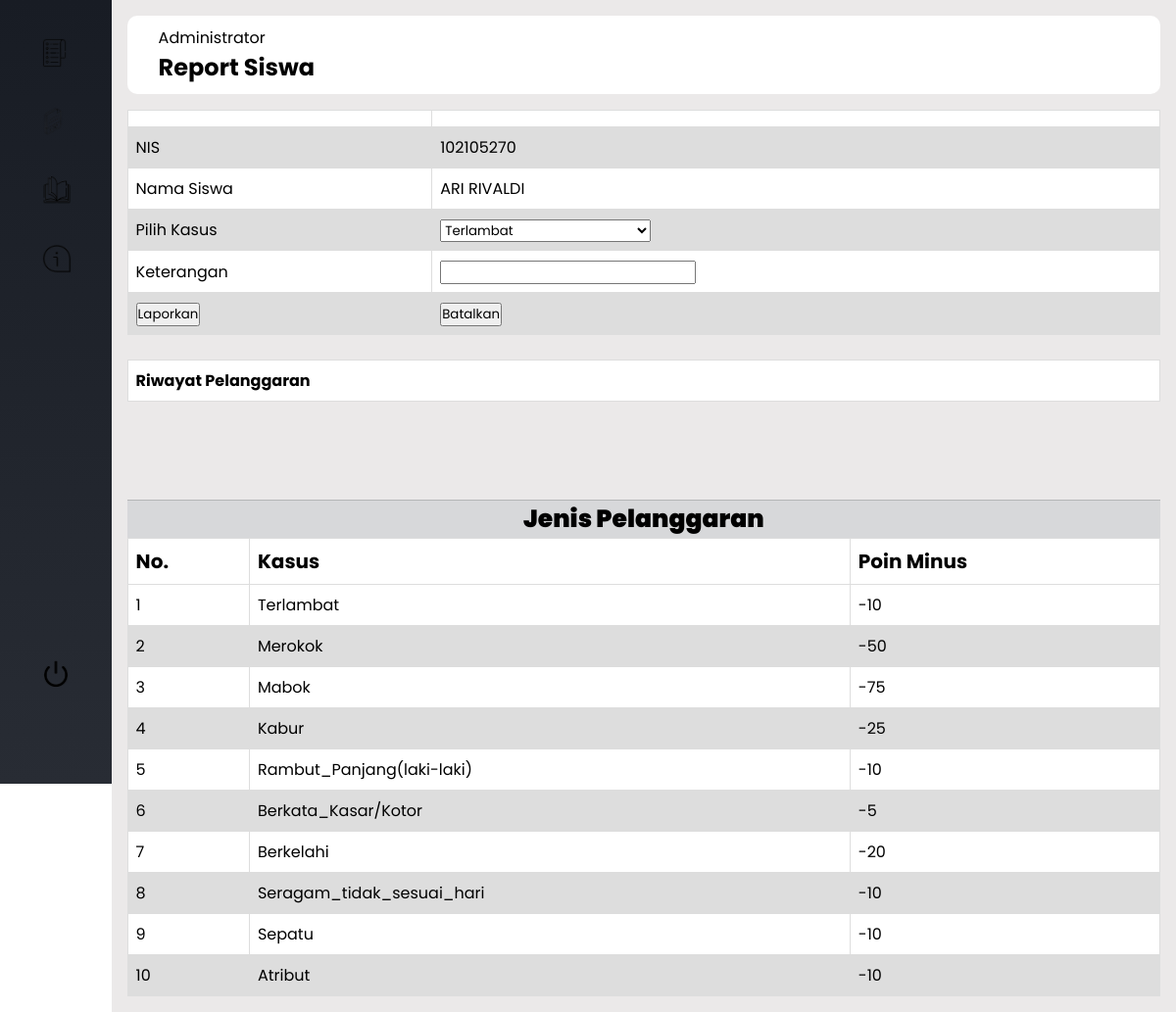
/proses-kasus.php?id=102105270 (signed in), run on the app's committed database.
### tables this page shows
CREATE TABLE `siswa` (
  `nis` int(11) NOT NULL,
  `password` varchar(20) NOT NULL,
  `nama` varchar(100) NOT NULL,
  `tingkat` int(2) NOT NULL,
  `jurusan` varchar(30) NOT NULL,
  `kelas` varchar(2) NOT NULL,
  `jenis_kelamin` enum('L','P') NOT NULL,
  `poin` int(5) NOT NULL,
  `role` int(1) NOT NULL
);

CREATE TABLE `tb_kasus` (
  `id_kasus` int(3) NOT NULL,
  `jenis_kasus` varchar(50) NOT NULL,
  `poin` int(11) NOT NULL
);

### proses-kasus.php (the view, shortened to what this page needs)
<?php
include "koneksi.php";
$id=$_GET['id'];
$sql=mysqli_query($conn, "SELECT * FROM siswa WHERE nis=$id");
$sql_kasus=mysqli_query($conn, "SELECT * FROM tb_kasus");
?>
<!DOCTYPE html>
<html lang="en">
<head>
    <link rel="stylesheet" href="side-ui.css">
  <link rel="stylesheet" href="https://cdnjs.cloudflare.com/ajax/libs/
  font-awesome/6.4.0/css/all.min.css">
</head>
<body>
<div class="sidebar">
        <div class="logo"></div>
        <ul class="menu">
            <li>
                <a href="admin-buksak.php">
                    <img src="img/list.png" alt="" style="width: 30px; height: 30px;">
                </a>
            </li>
            <li>
                <a href="data-kasus.php">
                    <img src="img/log.png" alt="" style="width: 33px; height: 30px;">
                </a>
            </li>
            <li>
                <a href="pedoman.php">
                    <img src="img/pedoman.png" alt="" style="width: 30px; height: 30px;">
                </a>
            </li>
            <li>
                <a href="credit-buksak.php">
                    <img src="img/about.png" alt="" style="width: 30px; height: 30px;">
                </a>
            </li>
            <li class="logout">
                <a href="index.php">
                    <img src="img/logout.png" alt="" style="width: 30px; height: 30px;">
                </a>
            </li>
        </ul>
    </div>
    <div class="main--content">
        <div class="header--wrapper">
            <div class="header--title">
                <span>Administrator</span>
                <h2>Report Siswa</h2>
            </div>
        </div>
<div>
<form action="proses.php" method="POST">
    <table>
    <tr>
                <td></td>
                <td><input type="hidden" name="id" value=<?=$id?>></td>
            </tr>
    <tr>
            <td>NIS</td>
            <td><?php foreach ($sql as $nama) :?><?=$nama["nis"]; ?><?php endforeach;?></td>
        </tr>
        <tr>
            <td>Nama Siswa</td>
            <td><?php foreach ($sql as $nama) :?><?=$nama["nama"]; ?><?php endforeach;?></td>
        </tr>
        <tr>
            <td>Pilih Kasus</td>
            <td>
            <select name="kasus">
                    <?php foreach ($sql_kasus as $row) :?>
                        <option value=<?= $row["jenis_kasus"];?>><?= $row["jenis_kasus"];?></option>
                        <?php endforeach;?>
                    </select>
            </td>
        </tr>
        <tr>
            <td>Keterangan</td>
            <td><input type="text" name="keterangan"></td>
        </tr>
        <tr>
            <td><input type="submit" name="lapor" value="Laporkan" ?id=<?= $id?>></td>
            <td><input type="submit" name="batalkan" value="Batalkan"></td>
        </tr>
    </table><br>
    <table>
      <tr>
        <td><b>Riwayat Pelanggaran</b></td>
      </tr>
    </table>
    <?php
    include 'koneksi.php';
    $sql = "SELECT * FROM tb_kasus";
    $pelanggaran = mysqli_query($conn, $sql);
    ?>
      <div class="jenis-kasus">
      <p class="judul">Jenis Pelanggaran</p>
      <div class="row">
        <div>
          <table class="table-3 table table-striped" style="width: 100%;">
          <thead>
            <tr style="font-size: 20px;">
              <td><b>No.</b></td>
              <td><b>Kasus</b></td>
              <td><b>Poin Minus</b></td>
            </tr>
          </thead>
          <tbody>
            <?php foreach ($pelanggaran as $item) : ?>
                <tr>
                    <td><?= $item["id_kasus"];  ?></td>
                    <td><?= $item["jenis_kasus"];  ?></td>
                    <td>-<?= $item["poin"];  ?></td>
                </tr>
            <?php endforeach; ?>
          </tbody>
          </table>
        </div>
      </div>
</form>
</div>
</body>
</html>

### side-ui.css (style rules this page uses)
* { margin: 0; padding: 0; outline: none; box-sizing: border-box; font-family: "Poppins", sans-serif; }
body { display: flex; }
.sidebar { position: sticky; top: 0; left: 0; bottom: 0; width: 120px; height: 100vh; padding: 0 1.7rem; color: #fff; overflow: hidden; transition: all 0.5s linear; background: linear-gradient(#181C24, #282c34); }
.logo { height: 80px; padding: 16px; }
.menu { height: 88%; position: relative; list-style: none; padding: 0; margin-top: -65px; }
.menu li { padding: 1rem; margin: 8px 0; border-radius: 8px; transition: all 0.3s ease-in-out; }
.menu a { color: #fff; font-size: 14px; text-decoration: none; display: flex; align-items: center; gap: 1.5rem; }
.logout { position: absolute; bottom: 0; left: 0; width: 100%; }
.main--content { position: relative; background: #ebe9e9; width: 100%; padding: 1rem; }
.header--wrapper { display: flex; justify-content: space-between; align-items: center; flex-wrap: wrap; background: #fff; border-radius: 10px; padding: 10px 2rem; margin-bottom: 1rem; }
.header--title { color: linear-gradient(#181C24, #282c34); }
table { font-family: arial, sans-serif; border-collapse: collapse; width: 100%; background-color: white; }

### proses-kasus.php (style rules this page uses)
body { margin: 0; font-family: Arial; }
td, th { border: 1px solid #dddddd; text-align: left; padding: 8px; }
tr:nth-child(even) { background-color: #dddddd; }
.judul { background-color: #d7d8da; text-align: center; font-weight: 900; font-size: 25px; margin-top: 100px; margin-bottom: -1px; border-top: 1px solid #b5b6b7; border-bottom: 1px solid #b5b6b7; }

### data on the page
siswa: nis "102105270", nama "ARI RIVALDI"
tb_kasus: id_kasus "1", jenis_kasus "Terlambat", poin "10"
tb_kasus: id_kasus "2", jenis_kasus "Merokok", poin "50"
tb_kasus: id_kasus "3", jenis_kasus "Mabok", poin "75"
tb_kasus: id_kasus "4", jenis_kasus "Kabur", poin "25"
tb_kasus: id_kasus "5", jenis_kasus "Rambut_Panjang(laki-laki)", poin "10"
tb_kasus: id_kasus "6", jenis_kasus "Berkata_Kasar/Kotor", poin "5"
tb_kasus: id_kasus "7", jenis_kasus "Berkelahi", poin "20"
tb_kasus: id_kasus "8", jenis_kasus "Seragam_tidak_sesuai_hari", poin "10"
tb_kasus: id_kasus "9", jenis_kasus "Sepatu", poin "10"
tb_kasus: id_kasus "10", jenis_kasus "Atribut", poin "10"

### other printed values
form field kasus "Terlambat"
